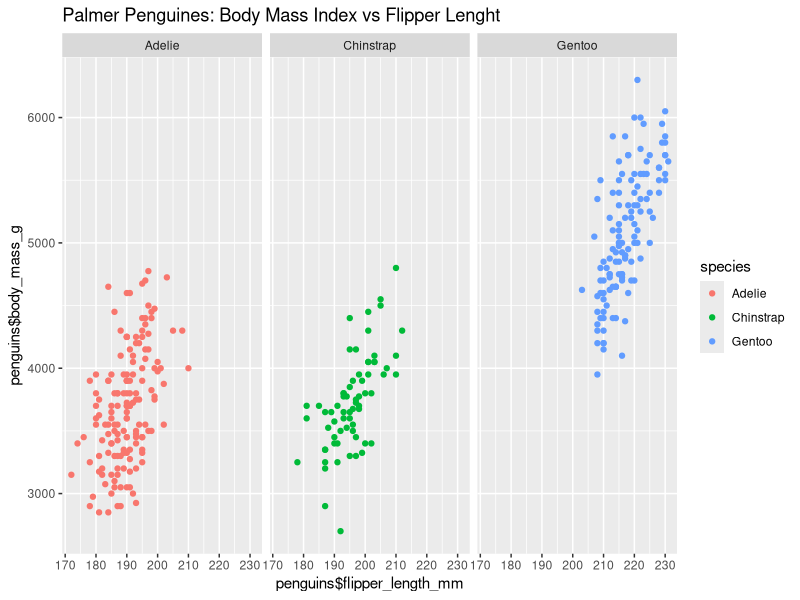

Write R code to recreate this figure.
# install.packages("palmerpenguins")
library(palmerpenguins)
library(ggplot2)
ggplot(data=penguins,
       aes(x = penguins$flipper_length_mm, y = penguins$body_mass_g)) + 
  geom_point(aes(color = species)) + facet_wrap(~species) + labs(title = "Palmer Penguines: Body Mass Index vs Flipper Lenght")

summary(penguins)

### 
x <- -0.8 
if (x > 0 ) {
  
  print("x is the positive number")
  
} else {
  print("x is either positive or negative number")
}
# install.packages("tidyverse")
library(tidyverse)
#####tooth growth analysis: 
data("ToothGrowth")
View(ToothGrowth)
library(dplyr)
filtered_tg <- filter(ToothGrowth,dose == 0.5)
View(filtered_tg)
arrange(filtered_tg,len)
arrange(filter(ToothGrowth,dose == 0.5),len)
filtered_toothgrowth <- ToothGrowth %>%
  filter(dose == 0.5) %>%
  group_by(supp) %>%
  arrange(len) %>%
  summarise(mean_length = mean(len, na.rm = T),.groups = "drop" )

